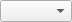
<?xml version="1.0" encoding="UTF-8"?>
<ui version="4.0">
 <class>PinComboBox</class>
 <widget class="QWidget" name="PinComboBox">
  <property name="geometry">
   <rect>
    <x>0</x>
    <y>0</y>
    <width>69</width>
    <height>20</height>
   </rect>
  </property>
  <property name="windowTitle">
   <string notr="true">Form</string>
  </property>
  <layout class="QVBoxLayout" name="verticalLayout">
   <property name="spacing">
    <number>0</number>
   </property>
   <property name="leftMargin">
    <number>0</number>
   </property>
   <property name="topMargin">
    <number>0</number>
   </property>
   <property name="rightMargin">
    <number>0</number>
   </property>
   <property name="bottomMargin">
    <number>0</number>
   </property>
   <item>
    <widget class="CenteredCBox" name="comboBox_PinsType">
     <property name="sizePolicy">
      <sizepolicy hsizetype="Preferred" vsizetype="Preferred">
       <horstretch>0</horstretch>
       <verstretch>0</verstretch>
      </sizepolicy>
     </property>
     <property name="maxVisibleItems">
      <number>25</number>
     </property>
    </widget>
   </item>
  </layout>
 </widget>
 <customwidgets>
  <customwidget>
   <class>CenteredCBox</class>
   <extends>QComboBox</extends>
   <header>centered_cbox.h</header>
  </customwidget>
 </customwidgets>
 <resources/>
 <connections/>
</ui>
